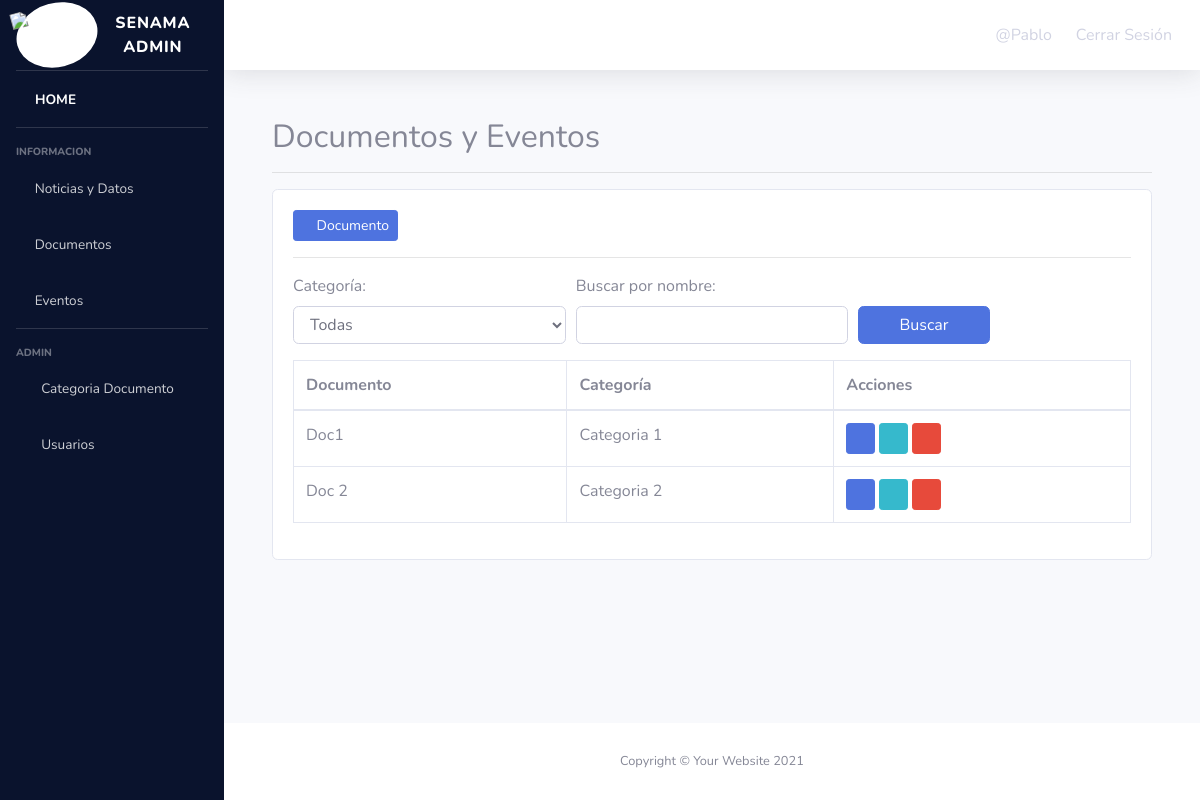
The app's page /listar_documentos/ (signed in) with its own data.
### app/models.py (models this page shows, shortened)
class Document(models.Model):
    titulo = models.CharField(max_length=255)
    descripcion = models.TextField()
    archivo = models.FileField(upload_to='pdfs/')
    categoria = models.ForeignKey(Categoria_doc, on_delete=models.SET_NULL, null=True, blank=True)

class Categoria_doc(models.Model):
    nombre = models.CharField(max_length=255)

### app/views.py (the view)
# urls.py: path("listar_documentos/", listar_documentos, name="listar_documentos"),
@permission_required('app.add_document')
def listar_documentos(request):
    categoria_id = request.GET.get('categoria', None)
    termino_busqueda = request.GET.get('q', None)
    documentos = Document.objects.all()
    if categoria_id:
        documentos = documentos.filter(categoria_id=categoria_id)
    if termino_busqueda:
        documentos = documentos.filter(Q(titulo__icontains=termino_busqueda))
    categorias = Categoria_doc.objects.all()
    data = {
        'documentos': documentos,
        'categorias': categorias,
    }
    return render(request, 'app/documento/listar.html', data)

### app/templates/app/documento/listar.html (shortened to what this page needs)
{% extends 'app/admin.html' %} {% load static %} {% block contenido %}
<div class="container">
    <div class="row">
        <div class="col-12">
            <br>
            <h2>Documentos y Eventos</h2>
            <hr>
        </div>
    </div>
    <div class="row">
        <div class="col-md-12">
            <div class="card">
                <div class="card-body">
                    {% if user.is_authenticated %}
                        <a href="{% url 'crear_documento' %}" class="btn btn-primary btn-sm"><i class="fas fa-plus"></i> Documento</a>
                        <hr>
                    {% endif %}
                    <form method="get" id="filtroForm">
                        <div class="form-row">
                            <div class="form-group col-md-4">
                                <label for="categoria">Categoría:</label>
                                <select name="categoria" id="categoria" class="form-control">
                                    <option value="">Todas</option>
                                </select>
                            </div>
                            <div class="form-group col-md-4">
                                <label for="q">Buscar por nombre:</label>
                                <input type="text" name="q" id="q" class="form-control" value="{{ request.GET.q }}">
                            </div>
                            <div class="form-group col-md-2">
                                <label>&nbsp;</label>
                                <button type="submit" class="btn btn-primary btn-block ">Buscar</button>
                            </div>
                        </div>
                    </form>
                    <table class="table table-bordered">
                        <thead>
                            <tr>
                                <th>Documento</th>
                                <th>Categoría</th>
                                <th>Acciones</th>
                            </tr>
                        </thead>
                        <tbody>
                            {% for documento in documentos %}
                                <tr>
                                    <td>{{ documento.titulo | title }}</td>
                                    <td>{{ documento.categoria.nombre }}</td>
                                    <td>
                                        <a href="{{ documento.archivo.url }}" class="btn btn-primary btn-sm"><i class="fas fa-download"></i></a>
                                        {% if user.is_authenticated %}
                                            <a href="{% url 'editar_documento' documento.id %}" class="btn btn-info btn-sm"><i class="fas fa-edit"></i></a>
                                            {% if perms.app.delete_document %}
                                            <a href="#" onclick="eliminarDocumento({{documento.id}})" class="btn btn-danger btn-sm"><i class="fas fa-trash"></i></a>
                                            {% endif %}
                                        {% endif %}
                                    </td>
                                </tr>
                            {% endfor %}
                        </tbody>
                    </table>
                </div>
            </div>
        </div>
    </div>
</div>
<br><br><br>
{% endblock %}

### app/templates/app/admin.html (shortened to what this page needs)
<!DOCTYPE html>
<html lang="en">
<head>
    {% load static %}
    <link href="{% static 'vendor/fontawesome-free/css/all.min.css' %}" rel="stylesheet" type="text/css">
    <link href="{% static 'css/sb-admin-2.min.css' %}" rel="stylesheet">
</head>
<body id="page-top">
    <div id="wrapper">
        <ul class="navbar-nav  sidebar sidebar-dark accordion" id="accordionSidebar">
            <a class="sidebar-brand d-flex align-items-center justify-content-center" href="index.html">
                <div class="sidebar-brand-icon rotate-n-15" id="logo">
                    <img src="{% static 'app/img/Logo.png' %}" alt="SENAMA Logo" width="60" class="navbar-logo">
                </div>
                <div class="sidebar-brand-text mx-3">SENAMA Admin</div>
            </a>
            <hr class="sidebar-divider my-0">
            <li class="nav-item active">
                <a class="nav-link" href="{% url 'home' %}">
                    <i class="fas fa-home"></i>
                    <span>HOME</span></a>
            </li>
            <hr class="sidebar-divider">
            <div class="sidebar-heading">
                INFORMACION
            </div>
            <li class="nav-item">
                <a class="nav-link collapsed" href="#" data-toggle="collapse" data-target="#collapseTwo"
                    aria-expanded="true" aria-controls="collapseTwo">
                    <i class="fas fa-newspaper"></i>
                    <span>Noticias y Datos</span>
                </a>
            </li>
            <li class="nav-item">
                <a class="nav-link collapsed" href="#" data-toggle="collapse" data-target="#collapseUtilities"
                    aria-expanded="true" aria-controls="collapseUtilities">
                    <i class="fas fa-file"></i>
                    <span>Documentos</span>
                </a>
            </li>
            <li class="nav-item">
                <a class="nav-link collapsed" href="#" data-toggle="collapse" data-target="#collapseEvento"
                    aria-expanded="true" aria-controls="collapseEvents">
                    <i class="fas fa-calendar"></i>
                    <span>Eventos</span>
                </a>
            </li>
            <hr class="sidebar-divider">
            <div class="sidebar-heading">
                Admin
            </div>
            <li class="nav-item">
                <a class="nav-link collapsed" href="#" data-toggle="collapse" data-target="#collapseCategoria"
                    aria-expanded="true" aria-controls="collapseCategoria">
                    <i class="fas fa-fw fa-folder"></i>
                    <span>Categoria Documento</span>
                </a>
            </li>
            {% if perms.app.add_user %}
            <li class="nav-item">
                <a class="nav-link collapsed" href="#" data-toggle="collapse" data-target="#collapseUsuario"
                    aria-expanded="true" aria-controls="collapseUsuario">
                    <i class="fas fa-fw fa-users"></i>
                    <span>Usuarios</span>
                </a>
            </li>
            {% endif %}
        </ul>
        <div id="content-wrapper" class="d-flex flex-column">
            <div id="content">
                <nav class="navbar navbar-expand navbar-light bg-white topbar mb-4 static-top shadow">
                    <ul class="navbar-nav ml-auto">
                        {% if user.is_authenticated %}
                        <li class="nav-item">
                            <a class="nav-link login-link" href="#">@{{user.username}}</a>
                        </li>
                        <li class="nav-item">
                            <a class="nav-link login-link" href="{% url 'logout'%}">Cerrar Sesión</a>
                        </li>
                        {% endif %}
                    </ul>
                </nav>
                <div class="container-fluid">
                    {% block contenido %}
                    {% endblock %}
                </div>
            </div>
            <footer class="sticky-footer bg-white">
                <div class="container my-auto">
                    <div class="copyright text-center my-auto">
                        <span>Copyright &copy; Your Website 2021</span>
                    </div>
                </div>
            </footer>
        </div>
    </div>
</body>
</html>

### app/templates/app/admin.html (style rules this page uses)
#accordionSidebar { background-color: #0a132d; }
#logo { background-color: #ffffff; padding: 0px; border-radius: 50%; }

### records on screen
Document: titulo "Doc1", categoria.nombre "Categoria 1"
Document: titulo "Doc 2", categoria.nombre "Categoria 2"

### other values on screen
{{ user.username }} "Pablo"
